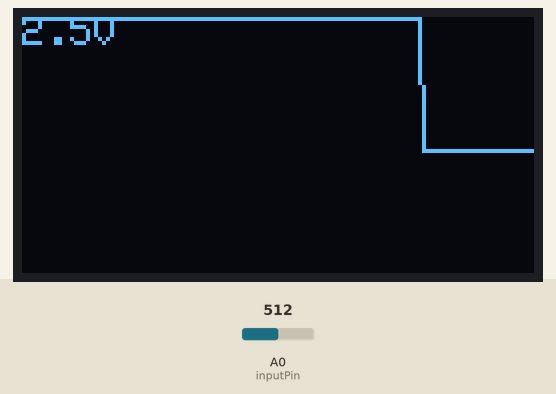
A sketch run on a simulated Arduino Uno, built with avr-gcc and run on an emulated ATmega328P. On the bench: 128×64 one-colour display. Inputs (shaded band) come from the test bench; at power-on: A0 (inputPin) = 512.

Above: at 1.2 s.
1.3 s: A0 (inputPin) set to 716
At 1.72 s:
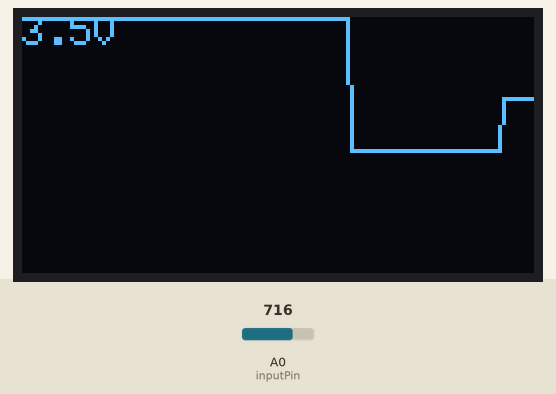
3.0 s: A0 (inputPin) set to 900
At 3.24 s:
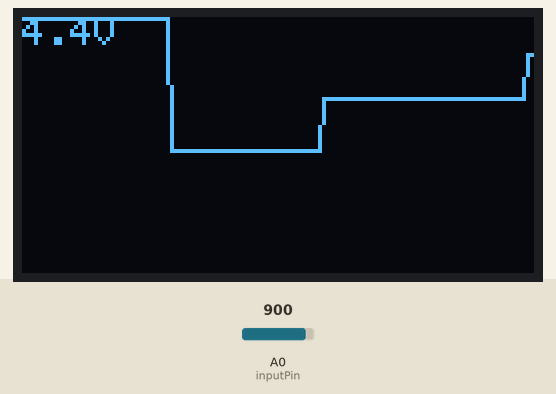
4.5 s: A0 (inputPin) set to 1023
At 9.9 s:
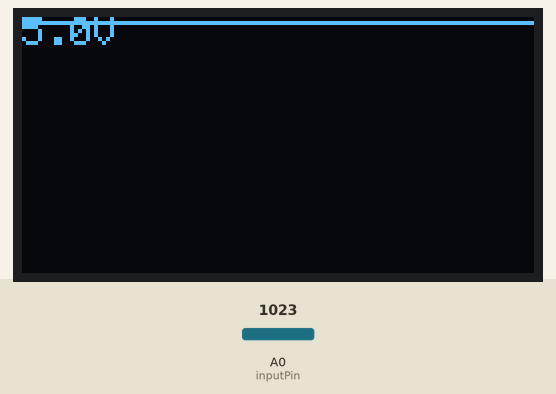
Timing chart, 0 to 11.4 s (numbered marks = the images above; inputs shaded):
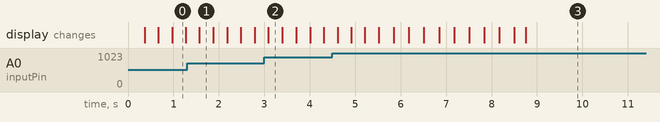

The sketch:

WaveForm.ino
```cpp
#include <Wire.h>
#include <Adafruit_GFX.h>
#include <Adafruit_SSD1306.h>

#define SCREEN_WIDTH 128
#define SCREEN_HEIGHT 64
#define OLED_RESET    -1
#define SCREEN_ADDRESS 0x3C   // most 128x64 OLEDs use 0x3C

Adafruit_SSD1306 display(SCREEN_WIDTH, SCREEN_HEIGHT, &Wire, OLED_RESET);

#define inputPin A0

int arr[SCREEN_WIDTH] = {0}; // store waveform samples

void setup() {
  Serial.begin(9600);
  if (!display.begin(SSD1306_SWITCHCAPVCC, SCREEN_ADDRESS)) {
    Serial.println(F("SSD1306 allocation failed"));
    for (;;);
  }
  display.clearDisplay();
}

void loop() {
  // Shift old values left
  for (int i = 0; i < SCREEN_WIDTH - 1; i++) {
    arr[i] = arr[i + 1];
  }

  // Read input voltage
  int raw = analogRead(inputPin);
  float voltage = raw * (5.0 / 1023.0); // convert to voltage
  int y = SCREEN_HEIGHT - map(raw, 0, 1023, 0, SCREEN_HEIGHT - 1); // invert for oscilloscope look
  arr[SCREEN_WIDTH - 1] = y;

  // Clear screen
  display.clearDisplay();

  // Draw voltage text
  display.setTextSize(1);
  display.setTextColor(SSD1306_WHITE);
  display.setCursor(0, 0);
  display.print(voltage, 1); // 1 decimal place
  display.print("V");

  // Draw waveform as connected lines
  for (int i = 1; i < SCREEN_WIDTH; i++) {
    display.drawLine(i - 1, arr[i - 1], i, arr[i], SSD1306_WHITE);
  }

  // Show it
  display.display();

  //delay(50); // adjust speed
}
```
